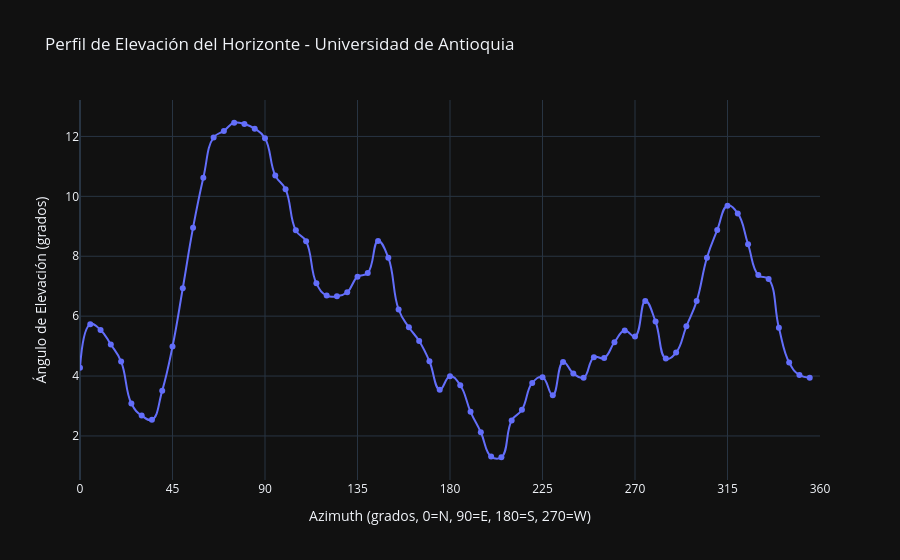

Notebook source saved alongside this figure:
### Markdown cell above
## 4. Visualización con Plotly
Construimos el gráfico del panorama de elevaciones.

### Code cell
plot_azimuths = sorted(list(horizon_profile.keys()))
plot_elevations = [horizon_profile[az] for az in plot_azimuths]

fig = go.Figure()
fig.add_trace(go.Scatter(
    x=plot_azimuths, 
    y=plot_elevations, 
    mode='lines+markers', 
    name='Elevación del Horizonte',
    line=dict(shape='spline', smoothing=1.3)
))

fig.update_layout(
    title='Perfil de Elevación del Horizonte - Universidad de Antioquia',
    xaxis_title='Azimuth (grados, 0=N, 90=E, 180=S, 270=W)',
    yaxis_title='Ángulo de Elevación (grados)',
    xaxis=dict(tickmode='linear', tick0=0, dtick=45, range=[0, 360]),
    template='plotly_dark'
)
fig.show()

### Figure 1 — Plotly figure (JSON) as saved in the notebook; plotly's stock layout.template omitted (floating-point values rounded to 4 significant figures)
{"data": [{"line": {"shape": "spline", "smoothing": 1.3}, "mode": "lines+markers", "name": "Elevación del Horizonte", "type": "scatter", "x": [0, 5, 10, 15, 20, 25, 30, 35, 40, 45, 50, 55, 60, 65, 70, 75, 80, 85, 90, 95, 100, 105, 110, 115, 120, 125, 130, 135, 140, 145, 150, 155, 160, 165, 170, 175, 180, 185, 190, 195, 200, 205, 210, 215, 220, 225, 230, 235, 240, 245, 250, 255, 260, 265, 270, 275, 280, 285, 290, 295, 300, 305, 310, 315, 320, 325, 330, 335, 340, 345, 350, 355], "y": [4.273, 5.729, 5.541, 5.051, 4.482, 3.083, 2.68, 2.542, 3.513, 4.983, 6.931, 8.953, 10.62, 11.97, 12.18, 12.46, 12.41, 12.26, 11.94, 10.7, 10.23, 8.864, 8.497, 7.095, 6.687, 6.668, 6.8, 7.314, 7.439, 8.513, 7.952, 6.222, 5.628, 5.169, 4.494, 3.545, 3.993, 3.694, 2.806, 2.123, 1.31, 1.288, 2.517, 2.872, 3.77, 3.96, 3.356, 4.471, 4.088, 3.943, 4.627, 4.606, 5.128, 5.52, 5.323, 6.508, 5.82, 4.584, 4.785, 5.661, 6.503, 7.952, 8.872, 9.685, 9.431, 8.401, 7.371, 7.236, 5.612, 4.451, 4.034, 3.947]}], "layout": {"title": {"text": "Perfil de Elevación del Horizonte - Universidad de Antioquia"}, "xaxis": {"dtick": 45, "range": [0, 360], "tick0": 0, "tickmode": "linear", "title": {"text": "Azimuth (grados, 0=N, 90=E, 180=S, 270=W)"}}, "yaxis": {"title": {"text": "Ángulo de Elevación (grados)"}}}}
